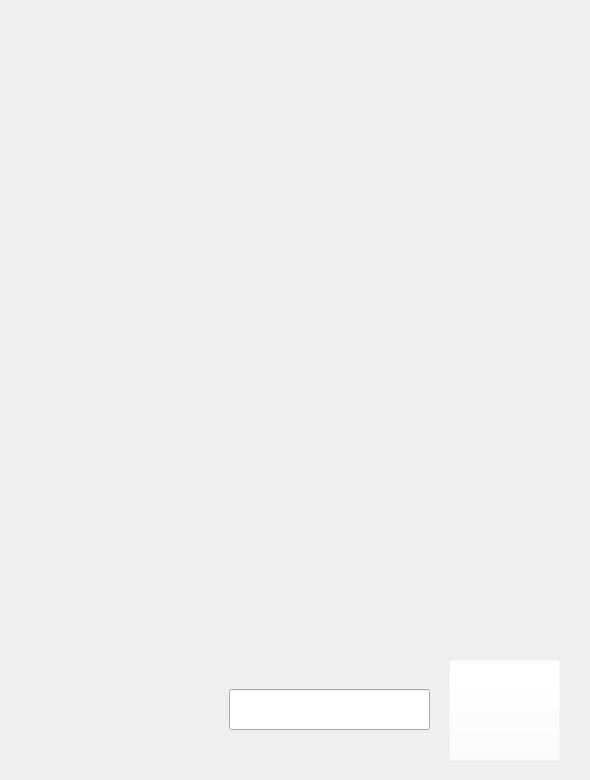
<?xml version="1.0" encoding="UTF-8"?>
<ui version="4.0">
 <class>Form</class>
 <widget class="QWidget" name="Form">
  <property name="geometry">
   <rect>
    <x>0</x>
    <y>0</y>
    <width>590</width>
    <height>780</height>
   </rect>
  </property>
  <property name="windowTitle">
   <string>Titanium Scaffold Workflow</string>
  </property>
  <widget class="QStackedWidget" name="stackedWidget">
   <property name="geometry">
    <rect>
     <x>-1</x>
     <y>0</y>
     <width>591</width>
     <height>780</height>
    </rect>
   </property>
   <property name="currentIndex">
    <number>0</number>
   </property>
   <widget class="QWidget" name="select_workflow">
    <widget class="QLabel" name="Welcome">
     <property name="geometry">
      <rect>
       <x>0</x>
       <y>0</y>
       <width>590</width>
       <height>780</height>
      </rect>
     </property>
     <property name="text">
      <string/>
     </property>
     <property name="pixmap">
      <pixmap resource="resources/main.qrc">:/images/Picture1.png</pixmap>
     </property>
     <property name="scaledContents">
      <bool>true</bool>
     </property>
    </widget>
    <widget class="QLineEdit" name="patient_id_edit">
     <property name="geometry">
      <rect>
       <x>230</x>
       <y>689</y>
       <width>201</width>
       <height>41</height>
      </rect>
     </property>
     <property name="font">
      <font>
       <family>Microsoft YaHei</family>
       <pointsize>12</pointsize>
       <weight>75</weight>
       <bold>true</bold>
      </font>
     </property>
     <property name="alignment">
      <set>Qt::AlignCenter</set>
     </property>
    </widget>
    <widget class="QPushButton" name="go_to_execute_workflow_page">
     <property name="geometry">
      <rect>
       <x>450</x>
       <y>660</y>
       <width>111</width>
       <height>101</height>
      </rect>
     </property>
     <property name="cursor">
      <cursorShape>PointingHandCursor</cursorShape>
     </property>
     <property name="styleSheet">
      <string notr="true">background-color: rgba(255, 255, 255, 0);</string>
     </property>
     <property name="text">
      <string/>
     </property>
    </widget>
   </widget>
   <widget class="QWidget" name="workflow_status">
    <widget class="QLabel" name="label">
     <property name="geometry">
      <rect>
       <x>30</x>
       <y>10</y>
       <width>111</width>
       <height>81</height>
      </rect>
     </property>
     <property name="font">
      <font>
       <family>Microsoft YaHei</family>
       <pointsize>36</pointsize>
       <weight>75</weight>
       <bold>true</bold>
      </font>
     </property>
     <property name="styleSheet">
      <string notr="true">color: rgb(51, 137, 187);</string>
     </property>
     <property name="text">
      <string>Step</string>
     </property>
    </widget>
    <widget class="QLabel" name="step_indicator_text">
     <property name="geometry">
      <rect>
       <x>160</x>
       <y>10</y>
       <width>31</width>
       <height>81</height>
      </rect>
     </property>
     <property name="font">
      <font>
       <family>Impact</family>
       <pointsize>36</pointsize>
       <weight>75</weight>
       <bold>true</bold>
      </font>
     </property>
     <property name="styleSheet">
      <string notr="true">color: rgb(51, 137, 187);</string>
     </property>
     <property name="text">
      <string>1</string>
     </property>
    </widget>
    <widget class="QLabel" name="divider_text">
     <property name="geometry">
      <rect>
       <x>190</x>
       <y>10</y>
       <width>31</width>
       <height>81</height>
      </rect>
     </property>
     <property name="font">
      <font>
       <family>Microsoft YaHei</family>
       <pointsize>36</pointsize>
       <weight>50</weight>
       <bold>false</bold>
      </font>
     </property>
     <property name="styleSheet">
      <string notr="true">color: rgb(51, 137, 187);</string>
     </property>
     <property name="text">
      <string>/</string>
     </property>
    </widget>
    <widget class="QLabel" name="total_steps_text">
     <property name="geometry">
      <rect>
       <x>220</x>
       <y>10</y>
       <width>31</width>
       <height>81</height>
      </rect>
     </property>
     <property name="font">
      <font>
       <family>Microsoft YaHei</family>
       <pointsize>36</pointsize>
       <weight>50</weight>
       <bold>false</bold>
      </font>
     </property>
     <property name="styleSheet">
      <string notr="true">color: rgb(51, 137, 187);</string>
     </property>
     <property name="text">
      <string>1</string>
     </property>
    </widget>
    <widget class="QLabel" name="information_text">
     <property name="geometry">
      <rect>
       <x>30</x>
       <y>80</y>
       <width>421</width>
       <height>51</height>
      </rect>
     </property>
     <property name="font">
      <font>
       <family>Microsoft YaHei</family>
       <pointsize>21</pointsize>
       <weight>50</weight>
       <bold>false</bold>
      </font>
     </property>
     <property name="styleSheet">
      <string notr="true">color: rgb(51, 137, 187);</string>
     </property>
     <property name="text">
      <string>Current Step</string>
     </property>
    </widget>
    <widget class="Line" name="line">
     <property name="geometry">
      <rect>
       <x>30</x>
       <y>130</y>
       <width>531</width>
       <height>20</height>
      </rect>
     </property>
     <property name="palette">
      <palette>
       <active>
        <colorrole role="Light">
         <brush brushstyle="SolidPattern">
          <color alpha="0">
           <red>255</red>
           <green>255</green>
           <blue>255</blue>
          </color>
         </brush>
        </colorrole>
       </active>
       <inactive>
        <colorrole role="Light">
         <brush brushstyle="SolidPattern">
          <color alpha="0">
           <red>255</red>
           <green>255</green>
           <blue>255</blue>
          </color>
         </brush>
        </colorrole>
       </inactive>
       <disabled>
        <colorrole role="Light">
         <brush brushstyle="SolidPattern">
          <color alpha="0">
           <red>255</red>
           <green>255</green>
           <blue>255</blue>
          </color>
         </brush>
        </colorrole>
       </disabled>
      </palette>
     </property>
     <property name="lineWidth">
      <number>2</number>
     </property>
     <property name="orientation">
      <enum>Qt::Horizontal</enum>
     </property>
    </widget>
    <widget class="QLabel" name="guide_image_display">
     <property name="geometry">
      <rect>
       <x>30</x>
       <y>160</y>
       <width>531</width>
       <height>361</height>
      </rect>
     </property>
     <property name="styleSheet">
      <string notr="true">background-color: rgb(214, 214, 214);</string>
     </property>
     <property name="text">
      <string/>
     </property>
     <property name="scaledContents">
      <bool>true</bool>
     </property>
    </widget>
    <widget class="QLabel" name="information_text_2">
     <property name="geometry">
      <rect>
       <x>30</x>
       <y>510</y>
       <width>421</width>
       <height>51</height>
      </rect>
     </property>
     <property name="font">
      <font>
       <family>Microsoft YaHei</family>
       <pointsize>16</pointsize>
       <weight>75</weight>
       <bold>true</bold>
      </font>
     </property>
     <property name="styleSheet">
      <string notr="true">color: rgb(51, 137, 187);</string>
     </property>
     <property name="text">
      <string>Description</string>
     </property>
    </widget>
    <widget class="QLabel" name="step_description">
     <property name="geometry">
      <rect>
       <x>30</x>
       <y>560</y>
       <width>531</width>
       <height>111</height>
      </rect>
     </property>
     <property name="palette">
      <palette>
       <active>
        <colorrole role="WindowText">
         <brush brushstyle="SolidPattern">
          <color alpha="255">
           <red>89</red>
           <green>129</green>
           <blue>150</blue>
          </color>
         </brush>
        </colorrole>
        <colorrole role="Button">
         <brush brushstyle="SolidPattern">
          <color alpha="255">
           <red>243</red>
           <green>243</green>
           <blue>243</blue>
          </color>
         </brush>
        </colorrole>
        <colorrole role="Text">
         <brush brushstyle="SolidPattern">
          <color alpha="255">
           <red>89</red>
           <green>129</green>
           <blue>150</blue>
          </color>
         </brush>
        </colorrole>
        <colorrole role="ButtonText">
         <brush brushstyle="SolidPattern">
          <color alpha="255">
           <red>89</red>
           <green>129</green>
           <blue>150</blue>
          </color>
         </brush>
        </colorrole>
        <colorrole role="Base">
         <brush brushstyle="SolidPattern">
          <color alpha="255">
           <red>243</red>
           <green>243</green>
           <blue>243</blue>
          </color>
         </brush>
        </colorrole>
        <colorrole role="Window">
         <brush brushstyle="SolidPattern">
          <color alpha="255">
           <red>243</red>
           <green>243</green>
           <blue>243</blue>
          </color>
         </brush>
        </colorrole>
        <colorrole role="PlaceholderText">
         <brush brushstyle="NoBrush">
          <color alpha="128">
           <red>89</red>
           <green>129</green>
           <blue>150</blue>
          </color>
         </brush>
        </colorrole>
       </active>
       <inactive>
        <colorrole role="WindowText">
         <brush brushstyle="SolidPattern">
          <color alpha="255">
           <red>89</red>
           <green>129</green>
           <blue>150</blue>
          </color>
         </brush>
        </colorrole>
        <colorrole role="Button">
         <brush brushstyle="SolidPattern">
          <color alpha="255">
           <red>243</red>
           <green>243</green>
           <blue>243</blue>
          </color>
         </brush>
        </colorrole>
        <colorrole role="Text">
         <brush brushstyle="SolidPattern">
          <color alpha="255">
           <red>89</red>
           <green>129</green>
           <blue>150</blue>
          </color>
         </brush>
        </colorrole>
        <colorrole role="ButtonText">
         <brush brushstyle="SolidPattern">
          <color alpha="255">
           <red>89</red>
           <green>129</green>
           <blue>150</blue>
          </color>
         </brush>
        </colorrole>
        <colorrole role="Base">
         <brush brushstyle="SolidPattern">
          <color alpha="255">
           <red>243</red>
           <green>243</green>
           <blue>243</blue>
          </color>
         </brush>
        </colorrole>
        <colorrole role="Window">
         <brush brushstyle="SolidPattern">
          <color alpha="255">
           <red>243</red>
           <green>243</green>
           <blue>243</blue>
          </color>
         </brush>
        </colorrole>
        <colorrole role="PlaceholderText">
         <brush brushstyle="NoBrush">
          <color alpha="128">
           <red>89</red>
           <green>129</green>
           <blue>150</blue>
          </color>
         </brush>
        </colorrole>
       </inactive>
       <disabled>
        <colorrole role="WindowText">
         <brush brushstyle="SolidPattern">
          <color alpha="255">
           <red>89</red>
           <green>129</green>
           <blue>150</blue>
          </color>
         </brush>
        </colorrole>
        <colorrole role="Button">
         <brush brushstyle="SolidPattern">
          <color alpha="255">
           <red>243</red>
           <green>243</green>
           <blue>243</blue>
          </color>
         </brush>
        </colorrole>
        <colorrole role="Text">
         <brush brushstyle="SolidPattern">
          <color alpha="255">
           <red>89</red>
           <green>129</green>
           <blue>150</blue>
          </color>
         </brush>
        </colorrole>
        <colorrole role="ButtonText">
         <brush brushstyle="SolidPattern">
          <color alpha="255">
           <red>89</red>
           <green>129</green>
           <blue>150</blue>
          </color>
         </brush>
        </colorrole>
        <colorrole role="Base">
         <brush brushstyle="SolidPattern">
          <color alpha="255">
           <red>243</red>
           <green>243</green>
           <blue>243</blue>
          </color>
         </brush>
        </colorrole>
        <colorrole role="Window">
         <brush brushstyle="SolidPattern">
          <color alpha="255">
           <red>243</red>
           <green>243</green>
           <blue>243</blue>
          </color>
         </brush>
        </colorrole>
        <colorrole role="PlaceholderText">
         <brush brushstyle="NoBrush">
          <color alpha="128">
           <red>89</red>
           <green>129</green>
           <blue>150</blue>
          </color>
         </brush>
        </colorrole>
       </disabled>
      </palette>
     </property>
     <property name="font">
      <font>
       <family>Microsoft YaHei</family>
       <pointsize>12</pointsize>
      </font>
     </property>
     <property name="layoutDirection">
      <enum>Qt::LeftToRight</enum>
     </property>
     <property name="autoFillBackground">
      <bool>false</bool>
     </property>
     <property name="styleSheet">
      <string notr="true">background-color: rgb(243, 243, 243);
color: rgb(89, 129, 150);</string>
     </property>
     <property name="lineWidth">
      <number>1</number>
     </property>
     <property name="text">
      <string/>
     </property>
     <property name="textFormat">
      <enum>Qt::RichText</enum>
     </property>
     <property name="alignment">
      <set>Qt::AlignLeading|Qt::AlignLeft|Qt::AlignTop</set>
     </property>
     <property name="wordWrap">
      <bool>true</bool>
     </property>
     <property name="margin">
      <number>2</number>
     </property>
    </widget>
    <widget class="QPushButton" name="go_to_next_step">
     <property name="geometry">
      <rect>
       <x>480</x>
       <y>690</y>
       <width>80</width>
       <height>80</height>
      </rect>
     </property>
     <property name="cursor">
      <cursorShape>PointingHandCursor</cursorShape>
     </property>
     <property name="styleSheet">
      <string notr="true">background-color: rgba(255, 255, 255, 0);</string>
     </property>
     <property name="text">
      <string/>
     </property>
     <property name="icon">
      <iconset resource="resources/main.qrc">
       <normaloff>:/icons/ic_arrow-right.jpg</normaloff>:/icons/ic_arrow-right.jpg</iconset>
     </property>
     <property name="iconSize">
      <size>
       <width>80</width>
       <height>80</height>
      </size>
     </property>
    </widget>
    <widget class="QPushButton" name="go_to_previous_step">
     <property name="geometry">
      <rect>
       <x>30</x>
       <y>690</y>
       <width>80</width>
       <height>80</height>
      </rect>
     </property>
     <property name="cursor">
      <cursorShape>PointingHandCursor</cursorShape>
     </property>
     <property name="styleSheet">
      <string notr="true">background-color: rgba(255, 255, 255, 0);</string>
     </property>
     <property name="text">
      <string/>
     </property>
     <property name="icon">
      <iconset resource="resources/main.qrc">
       <normaloff>:/icons/ic_arrow-left.jpg</normaloff>:/icons/ic_arrow-left.jpg</iconset>
     </property>
     <property name="iconSize">
      <size>
       <width>80</width>
       <height>80</height>
      </size>
     </property>
    </widget>
    <widget class="QLabel" name="step_check_lable">
     <property name="geometry">
      <rect>
       <x>460</x>
       <y>20</y>
       <width>100</width>
       <height>100</height>
      </rect>
     </property>
     <property name="styleSheet">
      <string notr="true">background-color: rgba(255, 255, 255, 0);</string>
     </property>
     <property name="text">
      <string/>
     </property>
     <property name="pixmap">
      <pixmap>:/images/ic_not_done.gif</pixmap>
     </property>
     <property name="scaledContents">
      <bool>true</bool>
     </property>
    </widget>
   </widget>
   <widget class="QWidget" name="Crash_page">
    <widget class="QLabel" name="label_2">
     <property name="geometry">
      <rect>
       <x>30</x>
       <y>10</y>
       <width>281</width>
       <height>81</height>
      </rect>
     </property>
     <property name="font">
      <font>
       <family>Microsoft YaHei</family>
       <pointsize>36</pointsize>
       <weight>75</weight>
       <bold>true</bold>
      </font>
     </property>
     <property name="styleSheet">
      <string notr="true">color: rgb(51, 137, 187);</string>
     </property>
     <property name="text">
      <string>Orz</string>
     </property>
    </widget>
    <widget class="QLabel" name="information_text_3">
     <property name="geometry">
      <rect>
       <x>30</x>
       <y>80</y>
       <width>471</width>
       <height>51</height>
      </rect>
     </property>
     <property name="font">
      <font>
       <family>Microsoft YaHei</family>
       <pointsize>21</pointsize>
       <weight>50</weight>
       <bold>false</bold>
      </font>
     </property>
     <property name="styleSheet">
      <string notr="true">color: rgb(51, 137, 187);</string>
     </property>
     <property name="text">
      <string>Shit things happen.</string>
     </property>
    </widget>
    <widget class="Line" name="line_2">
     <property name="geometry">
      <rect>
       <x>30</x>
       <y>130</y>
       <width>531</width>
       <height>20</height>
      </rect>
     </property>
     <property name="palette">
      <palette>
       <active>
        <colorrole role="Light">
         <brush brushstyle="SolidPattern">
          <color alpha="0">
           <red>255</red>
           <green>255</green>
           <blue>255</blue>
          </color>
         </brush>
        </colorrole>
       </active>
       <inactive>
        <colorrole role="Light">
         <brush brushstyle="SolidPattern">
          <color alpha="0">
           <red>255</red>
           <green>255</green>
           <blue>255</blue>
          </color>
         </brush>
        </colorrole>
       </inactive>
       <disabled>
        <colorrole role="Light">
         <brush brushstyle="SolidPattern">
          <color alpha="0">
           <red>255</red>
           <green>255</green>
           <blue>255</blue>
          </color>
         </brush>
        </colorrole>
       </disabled>
      </palette>
     </property>
     <property name="lineWidth">
      <number>2</number>
     </property>
     <property name="orientation">
      <enum>Qt::Horizontal</enum>
     </property>
    </widget>
    <widget class="QLabel" name="step_check_lable_2">
     <property name="geometry">
      <rect>
       <x>460</x>
       <y>20</y>
       <width>100</width>
       <height>100</height>
      </rect>
     </property>
     <property name="styleSheet">
      <string notr="true">background-color: rgba(255, 255, 255, 0);</string>
     </property>
     <property name="text">
      <string/>
     </property>
     <property name="pixmap">
      <pixmap>:/images/ic_not_done.gif</pixmap>
     </property>
     <property name="scaledContents">
      <bool>true</bool>
     </property>
    </widget>
    <widget class="QLabel" name="crash_image_display">
     <property name="geometry">
      <rect>
       <x>30</x>
       <y>160</y>
       <width>531</width>
       <height>341</height>
      </rect>
     </property>
     <property name="styleSheet">
      <string notr="true">background-color: rgb(214, 214, 214);</string>
     </property>
     <property name="text">
      <string/>
     </property>
     <property name="scaledContents">
      <bool>true</bool>
     </property>
    </widget>
    <widget class="QLabel" name="information_text_4">
     <property name="geometry">
      <rect>
       <x>30</x>
       <y>500</y>
       <width>421</width>
       <height>51</height>
      </rect>
     </property>
     <property name="font">
      <font>
       <family>Microsoft YaHei</family>
       <pointsize>16</pointsize>
       <weight>75</weight>
       <bold>true</bold>
      </font>
     </property>
     <property name="styleSheet">
      <string notr="true">color: rgb(51, 137, 187);</string>
     </property>
     <property name="text">
      <string>Error Info</string>
     </property>
    </widget>
    <widget class="QLabel" name="Error_information">
     <property name="geometry">
      <rect>
       <x>30</x>
       <y>550</y>
       <width>531</width>
       <height>151</height>
      </rect>
     </property>
     <property name="palette">
      <palette>
       <active>
        <colorrole role="WindowText">
         <brush brushstyle="SolidPattern">
          <color alpha="255">
           <red>32</red>
           <green>88</green>
           <blue>121</blue>
          </color>
         </brush>
        </colorrole>
        <colorrole role="Button">
         <brush brushstyle="SolidPattern">
          <color alpha="255">
           <red>243</red>
           <green>243</green>
           <blue>243</blue>
          </color>
         </brush>
        </colorrole>
        <colorrole role="Base">
         <brush brushstyle="SolidPattern">
          <color alpha="255">
           <red>243</red>
           <green>243</green>
           <blue>243</blue>
          </color>
         </brush>
        </colorrole>
        <colorrole role="Window">
         <brush brushstyle="SolidPattern">
          <color alpha="255">
           <red>243</red>
           <green>243</green>
           <blue>243</blue>
          </color>
         </brush>
        </colorrole>
       </active>
       <inactive>
        <colorrole role="WindowText">
         <brush brushstyle="SolidPattern">
          <color alpha="255">
           <red>32</red>
           <green>88</green>
           <blue>121</blue>
          </color>
         </brush>
        </colorrole>
        <colorrole role="Button">
         <brush brushstyle="SolidPattern">
          <color alpha="255">
           <red>243</red>
           <green>243</green>
           <blue>243</blue>
          </color>
         </brush>
        </colorrole>
        <colorrole role="Base">
         <brush brushstyle="SolidPattern">
          <color alpha="255">
           <red>243</red>
           <green>243</green>
           <blue>243</blue>
          </color>
         </brush>
        </colorrole>
        <colorrole role="Window">
         <brush brushstyle="SolidPattern">
          <color alpha="255">
           <red>243</red>
           <green>243</green>
           <blue>243</blue>
          </color>
         </brush>
        </colorrole>
       </inactive>
       <disabled>
        <colorrole role="WindowText">
         <brush brushstyle="SolidPattern">
          <color alpha="255">
           <red>120</red>
           <green>120</green>
           <blue>120</blue>
          </color>
         </brush>
        </colorrole>
        <colorrole role="Button">
         <brush brushstyle="SolidPattern">
          <color alpha="255">
           <red>243</red>
           <green>243</green>
           <blue>243</blue>
          </color>
         </brush>
        </colorrole>
        <colorrole role="Base">
         <brush brushstyle="SolidPattern">
          <color alpha="255">
           <red>243</red>
           <green>243</green>
           <blue>243</blue>
          </color>
         </brush>
        </colorrole>
        <colorrole role="Window">
         <brush brushstyle="SolidPattern">
          <color alpha="255">
           <red>243</red>
           <green>243</green>
           <blue>243</blue>
          </color>
         </brush>
        </colorrole>
       </disabled>
      </palette>
     </property>
     <property name="font">
      <font>
       <family>Microsoft YaHei</family>
       <pointsize>12</pointsize>
      </font>
     </property>
     <property name="layoutDirection">
      <enum>Qt::LeftToRight</enum>
     </property>
     <property name="autoFillBackground">
      <bool>false</bool>
     </property>
     <property name="styleSheet">
      <string notr="true">background-color: rgb(243, 243, 243);</string>
     </property>
     <property name="lineWidth">
      <number>1</number>
     </property>
     <property name="text">
      <string/>
     </property>
     <property name="textFormat">
      <enum>Qt::RichText</enum>
     </property>
     <property name="alignment">
      <set>Qt::AlignLeading|Qt::AlignLeft|Qt::AlignTop</set>
     </property>
     <property name="wordWrap">
      <bool>true</bool>
     </property>
     <property name="margin">
      <number>2</number>
     </property>
    </widget>
    <widget class="QPushButton" name="exit">
     <property name="geometry">
      <rect>
       <x>460</x>
       <y>720</y>
       <width>101</width>
       <height>41</height>
      </rect>
     </property>
     <property name="palette">
      <palette>
       <active>
        <colorrole role="WindowText">
         <brush brushstyle="SolidPattern">
          <color alpha="255">
           <red>255</red>
           <green>255</green>
           <blue>255</blue>
          </color>
         </brush>
        </colorrole>
        <colorrole role="Button">
         <brush brushstyle="SolidPattern">
          <color alpha="255">
           <red>51</red>
           <green>137</green>
           <blue>187</blue>
          </color>
         </brush>
        </colorrole>
        <colorrole role="Text">
         <brush brushstyle="SolidPattern">
          <color alpha="255">
           <red>255</red>
           <green>255</green>
           <blue>255</blue>
          </color>
         </brush>
        </colorrole>
        <colorrole role="ButtonText">
         <brush brushstyle="SolidPattern">
          <color alpha="255">
           <red>255</red>
           <green>255</green>
           <blue>255</blue>
          </color>
         </brush>
        </colorrole>
        <colorrole role="Base">
         <brush brushstyle="SolidPattern">
          <color alpha="255">
           <red>51</red>
           <green>137</green>
           <blue>187</blue>
          </color>
         </brush>
        </colorrole>
        <colorrole role="Window">
         <brush brushstyle="SolidPattern">
          <color alpha="255">
           <red>51</red>
           <green>137</green>
           <blue>187</blue>
          </color>
         </brush>
        </colorrole>
        <colorrole role="PlaceholderText">
         <brush brushstyle="NoBrush">
          <color alpha="128">
           <red>255</red>
           <green>255</green>
           <blue>255</blue>
          </color>
         </brush>
        </colorrole>
       </active>
       <inactive>
        <colorrole role="WindowText">
         <brush brushstyle="SolidPattern">
          <color alpha="255">
           <red>255</red>
           <green>255</green>
           <blue>255</blue>
          </color>
         </brush>
        </colorrole>
        <colorrole role="Button">
         <brush brushstyle="SolidPattern">
          <color alpha="255">
           <red>51</red>
           <green>137</green>
           <blue>187</blue>
          </color>
         </brush>
        </colorrole>
        <colorrole role="Text">
         <brush brushstyle="SolidPattern">
          <color alpha="255">
           <red>255</red>
           <green>255</green>
           <blue>255</blue>
          </color>
         </brush>
        </colorrole>
        <colorrole role="ButtonText">
         <brush brushstyle="SolidPattern">
          <color alpha="255">
           <red>255</red>
           <green>255</green>
           <blue>255</blue>
          </color>
         </brush>
        </colorrole>
        <colorrole role="Base">
         <brush brushstyle="SolidPattern">
          <color alpha="255">
           <red>51</red>
           <green>137</green>
           <blue>187</blue>
          </color>
         </brush>
        </colorrole>
        <colorrole role="Window">
         <brush brushstyle="SolidPattern">
          <color alpha="255">
           <red>51</red>
           <green>137</green>
           <blue>187</blue>
          </color>
         </brush>
        </colorrole>
        <colorrole role="PlaceholderText">
         <brush brushstyle="NoBrush">
          <color alpha="128">
           <red>255</red>
           <green>255</green>
           <blue>255</blue>
          </color>
         </brush>
        </colorrole>
       </inactive>
       <disabled>
        <colorrole role="WindowText">
         <brush brushstyle="SolidPattern">
          <color alpha="255">
           <red>255</red>
           <green>255</green>
           <blue>255</blue>
          </color>
         </brush>
        </colorrole>
        <colorrole role="Button">
         <brush brushstyle="SolidPattern">
          <color alpha="255">
           <red>51</red>
           <green>137</green>
           <blue>187</blue>
          </color>
         </brush>
        </colorrole>
        <colorrole role="Text">
         <brush brushstyle="SolidPattern">
          <color alpha="255">
           <red>255</red>
           <green>255</green>
           <blue>255</blue>
          </color>
         </brush>
        </colorrole>
        <colorrole role="ButtonText">
         <brush brushstyle="SolidPattern">
          <color alpha="255">
           <red>255</red>
           <green>255</green>
           <blue>255</blue>
          </color>
         </brush>
        </colorrole>
        <colorrole role="Base">
         <brush brushstyle="SolidPattern">
          <color alpha="255">
           <red>51</red>
           <green>137</green>
           <blue>187</blue>
          </color>
         </brush>
        </colorrole>
        <colorrole role="Window">
         <brush brushstyle="SolidPattern">
          <color alpha="255">
           <red>51</red>
           <green>137</green>
           <blue>187</blue>
          </color>
         </brush>
        </colorrole>
        <colorrole role="PlaceholderText">
         <brush brushstyle="NoBrush">
          <color alpha="128">
           <red>255</red>
           <green>255</green>
           <blue>255</blue>
          </color>
         </brush>
        </colorrole>
       </disabled>
      </palette>
     </property>
     <property name="font">
      <font>
       <family>Microsoft YaHei</family>
       <pointsize>12</pointsize>
       <weight>75</weight>
       <bold>true</bold>
      </font>
     </property>
     <property name="styleSheet">
      <string notr="true">color: rgb(255, 255, 255);
background-color: rgb(51, 137, 187);</string>
     </property>
     <property name="text">
      <string>Exit</string>
     </property>
    </widget>
   </widget>
  </widget>
 </widget>
 <resources>
  <include location="resources/main.qrc"/>
 </resources>
 <connections/>
</ui>
